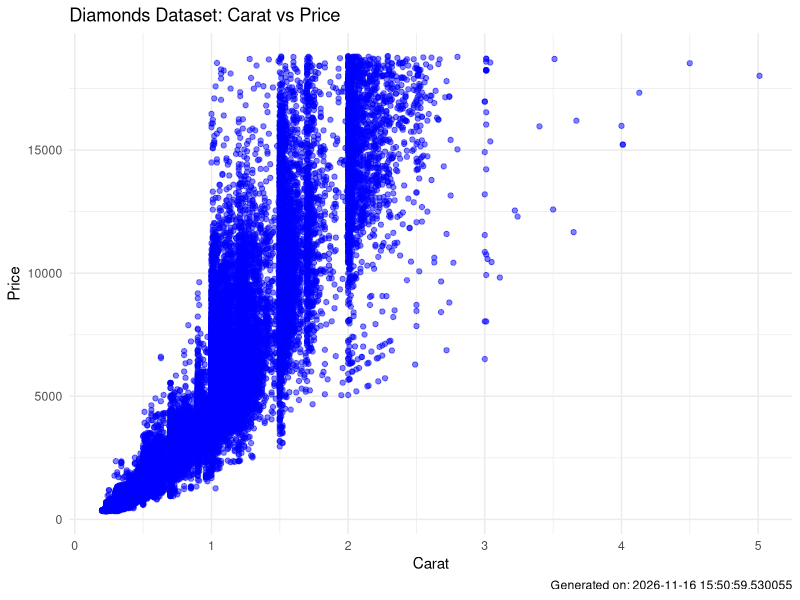

Write the R code that produced this figure.
## ---- chunk 1
knitr::opts_chunk$set(echo = TRUE)
library(ggplot2)
library(dplyr)
## ---- chunk 2
# Get the current date and time
current_time <- Sys.time()

# Create the plot
p <- ggplot(diamonds, aes(x=carat, y=price)) +
  geom_point(alpha=0.5, color='blue') +
  labs(title='Diamonds Dataset: Carat vs Price',
       x='Carat',
       y='Price',
       caption=paste('Generated on:', current_time)) +
  theme_minimal()

# Print the plot
print(p)
